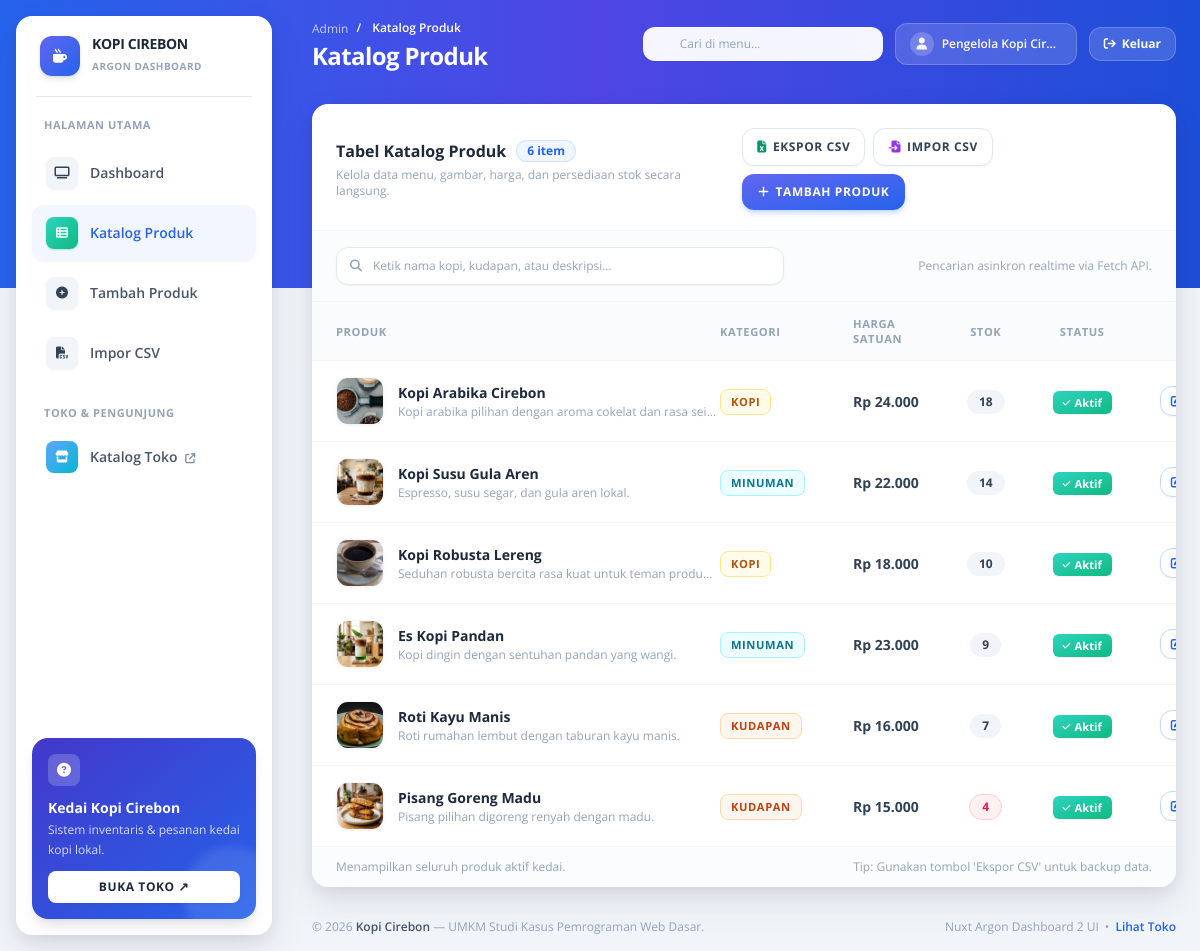
The app's page /admin.php?route=produk (signed in) with its own data.
### tables this page shows
CREATE TABLE IF NOT EXISTS produk_umkm (
    id BIGINT UNSIGNED NOT NULL AUTO_INCREMENT,
    nama VARCHAR(120) NOT NULL,
    kategori ENUM('Kopi', 'Minuman', 'Kudapan') NOT NULL,
    deskripsi VARCHAR(1000) NOT NULL DEFAULT '',
    harga INT UNSIGNED NOT NULL,
    stok INT UNSIGNED NOT NULL DEFAULT 0,
    gambar VARCHAR(255) DEFAULT NULL,
    aktif TINYINT(1) NOT NULL DEFAULT 1,
    created_at TIMESTAMP NOT NULL DEFAULT CURRENT_TIMESTAMP,
    updated_at TIMESTAMP NOT NULL DEFAULT CURRENT_TIMESTAMP ON UPDATE CURRENT_TIMESTAMP,
    PRIMARY KEY (id),
    UNIQUE KEY uq_produk_nama_kategori (nama, kategori),
    KEY idx_produk_aktif_created (aktif, created_at),
    CONSTRAINT chk_produk_harga CHECK (harga > 0),
    CONSTRAINT chk_produk_stok CHECK (stok >= 0)
);

### auth/auth_check.php (called while the page is built, shortened)
<?php
function e(mixed $value): string
{
    return htmlspecialchars((string) $value, ENT_QUOTES, 'UTF-8');
}
function app_url(string $path = ''): string
{
    $appRoot = realpath(dirname(__DIR__));
    $documentRoot = realpath($_SERVER['DOCUMENT_ROOT'] ?? '');
    $basePath = '';
    if ($appRoot !== false && $documentRoot !== false) {
        $normalizedRoot = rtrim(str_replace('\\', '/', $appRoot), '/');
        $normalizedDocumentRoot = rtrim(str_replace('\\', '/', $documentRoot), '/');
        $documentPrefix = $normalizedDocumentRoot . '/';
    }
    return $basePath . '/' . ltrim($path, '/');
}
function product_image_url(string $nama, string $kategori, ?string $customImage = null): string
{
    $appRoot = realpath(dirname(__DIR__));
    $baseDir = $appRoot !== false ? str_replace('\\', '/', $appRoot) : str_replace('\\', '/', dirname(__DIR__));
    if ($customImage !== null && trim($customImage) !== '') {
        $customImage = trim($customImage);
        $relPath = ltrim(str_replace('\\', '/', $customImage), '/');
        if (file_exists($baseDir . '/' . $relPath)) {
            return app_url($relPath);
        }
    }
    return app_url('assets/img/produk/kopi-default.jpg');
}

### modules/produk/live_list.php (the view, shortened to what this page needs)
<?php
$products = $pdo->query(
    'SELECT id, nama, kategori, deskripsi, harga, stok, gambar, aktif
     FROM produk_umkm ORDER BY created_at DESC'
)->fetchAll();
?>
<table class="w-full min-w-[760px] text-left border-collapse">
    <thead class="bg-slate-50/70 border-b border-slate-100">
        <tr>
            <th class="px-6 py-3.5 text-xxs font-bold text-slate-400 uppercase tracking-wider">Produk</th>
            <th class="px-6 py-3.5 text-xxs font-bold text-slate-400 uppercase tracking-wider">Kategori</th>
            <th class="px-6 py-3.5 text-xxs font-bold text-slate-400 uppercase tracking-wider">Harga Satuan</th>
            <th class="px-6 py-3.5 text-xxs font-bold text-slate-400 uppercase tracking-wider text-center">Stok</th>
            <th class="px-6 py-3.5 text-xxs font-bold text-slate-400 uppercase tracking-wider text-center">Status</th>
            <th class="px-6 py-3.5 text-xxs font-bold text-slate-400 uppercase tracking-wider text-right">Aksi</th>
        </tr>
    </thead>
    <tbody id="product-table-body" class="divide-y divide-slate-100">
        <?php foreach ($products as $product): ?>
            <tr data-product-id="<?= (int) $product['id'] ?>" class="hover:bg-slate-50/60 transition-colors">
                <td class="px-6 py-4">
                    <div class="flex items-center gap-3.5">
                        <img src="<?= e(product_image_url($product['nama'], $product['kategori'], $product['gambar'] ?? null)) ?>" alt="<?= e($product['nama']) ?>" class="h-12 w-12 rounded-xl object-cover shadow-sm border border-slate-100 shrink-0" onerror="this.onerror=null; this.src='<?= e(app_url('assets/img/produk/kopi-default.jpg')) ?>';">
                        <div>
                            <span class="font-bold text-sm text-slate-800 leading-snug block"><?= e($product['nama']) ?></span>
                            <span class="mt-0.5 block max-w-xs truncate text-xs text-slate-400"><?= e($product['deskripsi']) ?></span>
                        </div>
                    </div>
                </td>
                <td class="px-6 py-4">
                    <span class="inline-block px-2.5 py-1 text-xxs font-bold rounded-lg uppercase tracking-wider <?= $product['kategori'] === 'Kopi' ? 'bg-amber-50 text-amber-700 border border-amber-200' : ($product['kategori'] === 'Minuman' ? 'bg-cyan-50 text-cyan-700 border border-cyan-200' : 'bg-orange-50 text-orange-700 border border-orange-200') ?>">
                        <?= e($product['kategori']) ?>
                    </span>
                </td>
                <td class="whitespace-nowrap px-6 py-4">
                    <span class="text-sm font-bold text-slate-700">Rp <?= number_format((int) $product['harga'], 0, ',', '.') ?></span>
                </td>
                <td class="px-6 py-4 text-center">
                    <span class="inline-block px-3 py-1 text-xs font-bold rounded-full <?= (int) $product['stok'] <= 5 ? 'bg-rose-50 text-rose-600 border border-rose-200' : 'bg-slate-100 text-slate-700' ?>">
                        <?= number_format((int) $product['stok'], 0, ',', '.') ?>
                    </span>
                </td>
                <td class="px-6 py-4 text-center">
                    <span class="inline-flex items-center gap-1 px-2.5 py-1 text-xxs font-bold rounded-md <?= (int) $product['aktif'] === 1 ? 'bg-gradient-to-tl from-emerald-500 to-teal-400 text-white shadow-sm' : 'bg-slate-100 text-slate-600' ?>">
                        <i class="fa-solid fa-<?= (int) $product['aktif'] === 1 ? 'check' : 'minus' ?> text-[9px]"></i>
                        <?= (int) $product['aktif'] === 1 ? 'Aktif' : 'Nonaktif' ?>
                    </span>
                </td>
                <td class="px-6 py-4 text-right">
                    <div class="inline-flex items-center gap-1.5 justify-end">
                        <a href="<?= e(app_url('admin.php?route=produk/tambah&id=' . (int) $product['id'])) ?>" class="inline-flex items-center gap-1.5 rounded-xl border border-blue-200 bg-white px-2.5 py-1.5 text-xs font-bold text-blue-600 shadow-sm hover:bg-blue-600 hover:text-white hover:border-blue-600 transition-all" title="Edit produk">
                            <i class="fa-solid fa-pen-to-square text-xs"></i>
                        </a>
                    </div>
                </td>
            </tr>
        <?php endforeach; ?>
    </tbody>
</table>
<div class="px-6 py-3 bg-slate-50/50 border-t border-slate-100 flex items-center justify-between text-xs text-slate-400">
    <p id="product-feedback" aria-live="polite">Menampilkan seluruh produk aktif kedai.</p>
    <span>Tip: Gunakan tombol 'Ekspor CSV' untuk backup data.</span>
</div>

### assets/css/app.css (style rules this page uses)
.text-xxs { font-size: 0.7rem; line-height: 0.95rem; }

### records on screen
produk_umkm: nama+kategori+gambar (picture), nama "Kopi Arabika Cirebon", deskripsi "Kopi arabika pilihan dengan aroma cokelat dan rasa sei…", kategori "KOPI", harga "24.000", stok "18", aktif 1 (drawn)
produk_umkm: nama+kategori+gambar (picture), nama "Kopi Susu Gula Aren", deskripsi "Espresso, susu segar, dan gula aren lokal.", kategori "MINUMAN", harga "22.000", stok "14", aktif 1 (drawn)
produk_umkm: nama+kategori+gambar (picture), nama "Kopi Robusta Lereng", deskripsi "Seduhan robusta bercita rasa kuat untuk teman produ…", kategori "KOPI", harga "18.000", stok "10", aktif 1 (drawn)
produk_umkm: nama+kategori+gambar (picture), nama "Es Kopi Pandan", deskripsi "Kopi dingin dengan sentuhan pandan yang wangi.", kategori "MINUMAN", harga "23.000", stok "9", aktif 1 (drawn)
produk_umkm: nama+kategori+gambar (picture), nama "Roti Kayu Manis", deskripsi "Roti rumahan lembut dengan taburan kayu manis.", kategori "KUDAPAN", harga "16.000", stok "7", aktif 1 (drawn)
produk_umkm: nama+kategori+gambar (picture), nama "Pisang Goreng Madu", deskripsi "Pisang pilihan digoreng renyah dengan madu.", kategori "KUDAPAN", harga "15.000", stok "4", aktif 1 (drawn)

### other values on screen
$pageTitle "Katalog Produk"
$_SESSION['user_name'] "Pengelola Kopi Cir…"
$productCount "6"
